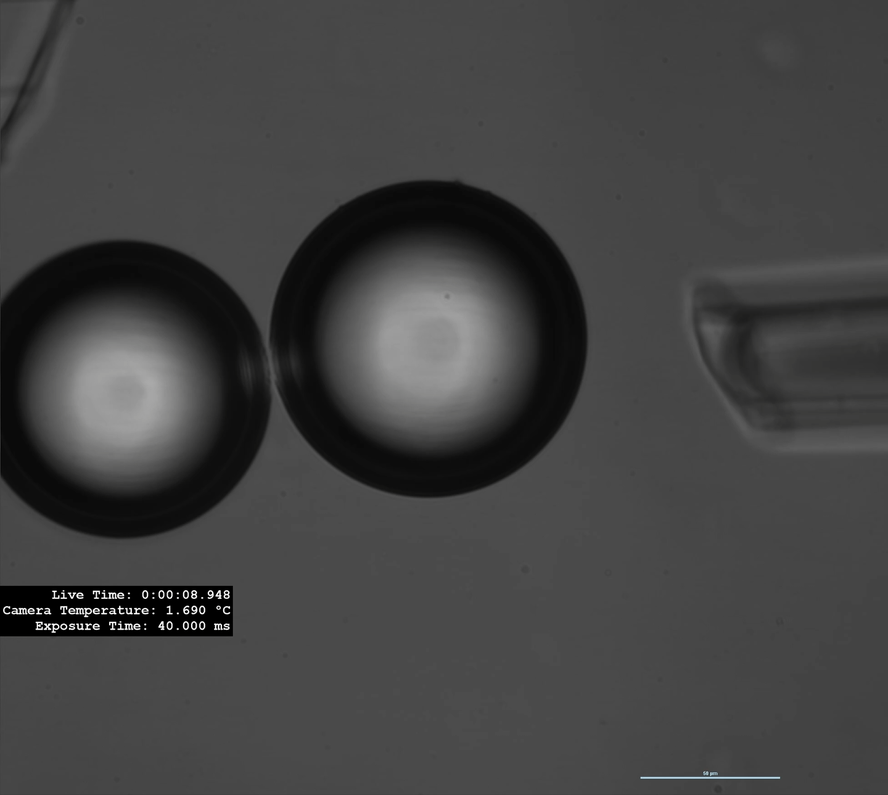
#> input picture resources/example.PNG, 888 x 795 px, shrunk from 1440 x 1289 before the run
$ python scale_measure.py
#> lines starting #> are read from the running program, lines starting #| are printed output that depends on the picture; after the words box and inside, x2 and y2 are one past the last pixel; in counts of white or black regions, pixels touching at a corner belong together
import cv2
import numpy as np

# og value was 227

def measure_pixels(image_path, reference_length):
    # Load the image
#> called with image_path = '../resources/example.PNG', reference_length = 50
    image = cv2.imread(image_path)
#> image is the input picture: shape (795, 888, 3); mean B, G, R 66.8, 66.8, 66.8

    # Convert the image to grayscale
    gray = cv2.cvtColor(image, cv2.COLOR_BGR2GRAY)

    # Apply Gaussian blur to reduce noise and improve edge detection
    blurred = cv2.GaussianBlur(gray, (5, 5), 0)

    # Use Canny edge detection
    edges = cv2.Canny(blurred, 50, 150)
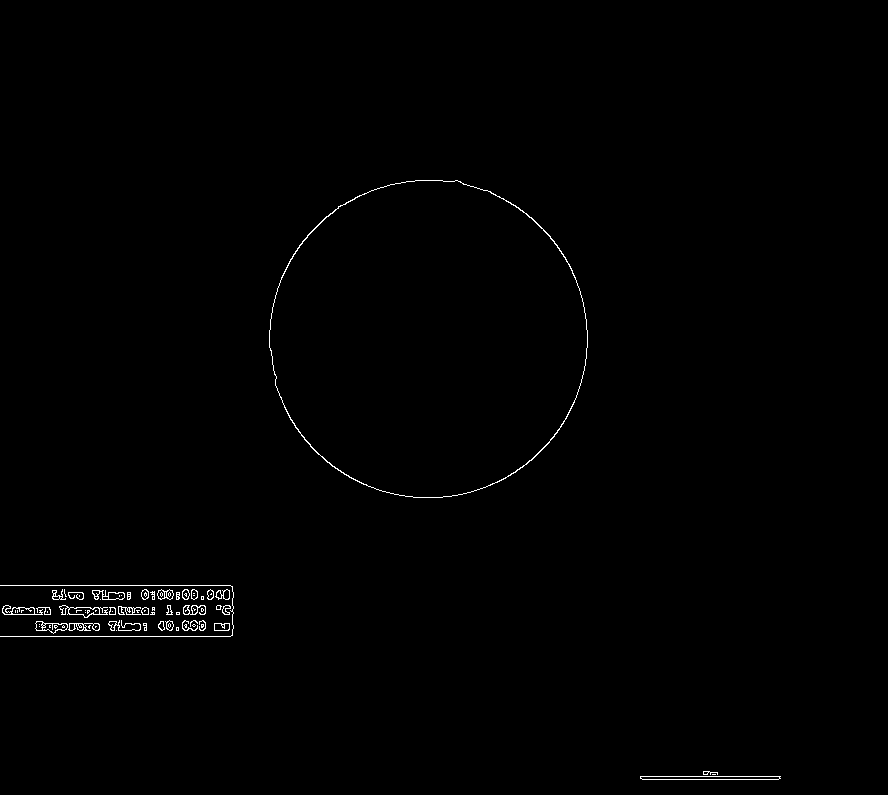
#> edges: shape (795, 888); 0.56% white in thin lines or dots, all inside (x1, y1, x2, y2) = (0, 180, 781, 780)

    # Find contours in the edged image
    contours, _ = cv2.findContours(edges.copy(), cv2.RETR_EXTERNAL, cv2.CHAIN_APPROX_SIMPLE)
#> contours = 52 contours, 26 with area under 20; largest, box (x1, y1, x2, y2) and area: (269, 180, 588, 498) 79279, (640, 776, 781, 780) 416, (59, 605, 108, 618) 270, (35, 621, 68, 634) 233, (2, 605, 43, 615) 207

    # Loop over the contours to find the reference scale
    for contour in contours:
        # Approximate the contour to a polygon
        epsilon = 0.02 * cv2.arcLength(contour, True)
        approx = cv2.approxPolyDP(contour, epsilon, True)

        # Check if the contour has four vertices (assuming it's a rectangular shape)
        # if len(approx) == 4:
        # Calculate the area of the contour
        area = cv2.contourArea(contour)

        # Check if the area is within a reasonable range
        if area > 500 and area < 10000:
            # Draw the contour on the original image
            cv2.drawContours(image, [contour], -1, (0, 255, 0), 2)

            # Calculate the pixel length of the reference scale
            pixels_per_unit = area / reference_length
            print(f"Pixels per unit: {pixels_per_unit}")
#> this loop made 52 passes
#> (epsilon, area) on passes 10, 12, 13, 14, 18, 19, 25, 26, 27, 28, 29, 31: (0.885, 102.5), (2.38, 129.5), (0.518, 38.5), (1.69, 233), (0.643, 54), (3.45, 57), (0.513, 42), (0.525, 38.5), (1.01, 38), (1.89, 87), (0.746, 45), (2.16, 101.5)
#> (epsilon, approx, area) on passes 1, 47: (5.71, [[640, 776], [780, 778]], 416), (1.01, [[158, 590], [158, 598], [172, 598], [172, 590]], 119)

    # Display the image with the reference scale contour
    cv2.imshow("Image with Reference Scale", image)
    cv2.waitKey(0)
    cv2.destroyAllWindows()


# Example usage
image_path = "../resources/example.PNG"  # Replace with the path to your image
reference_length = 50.0  # Replace with the known length of your reference scale (in the same unit as your measurements)

measure_pixels(image_path, reference_length)
